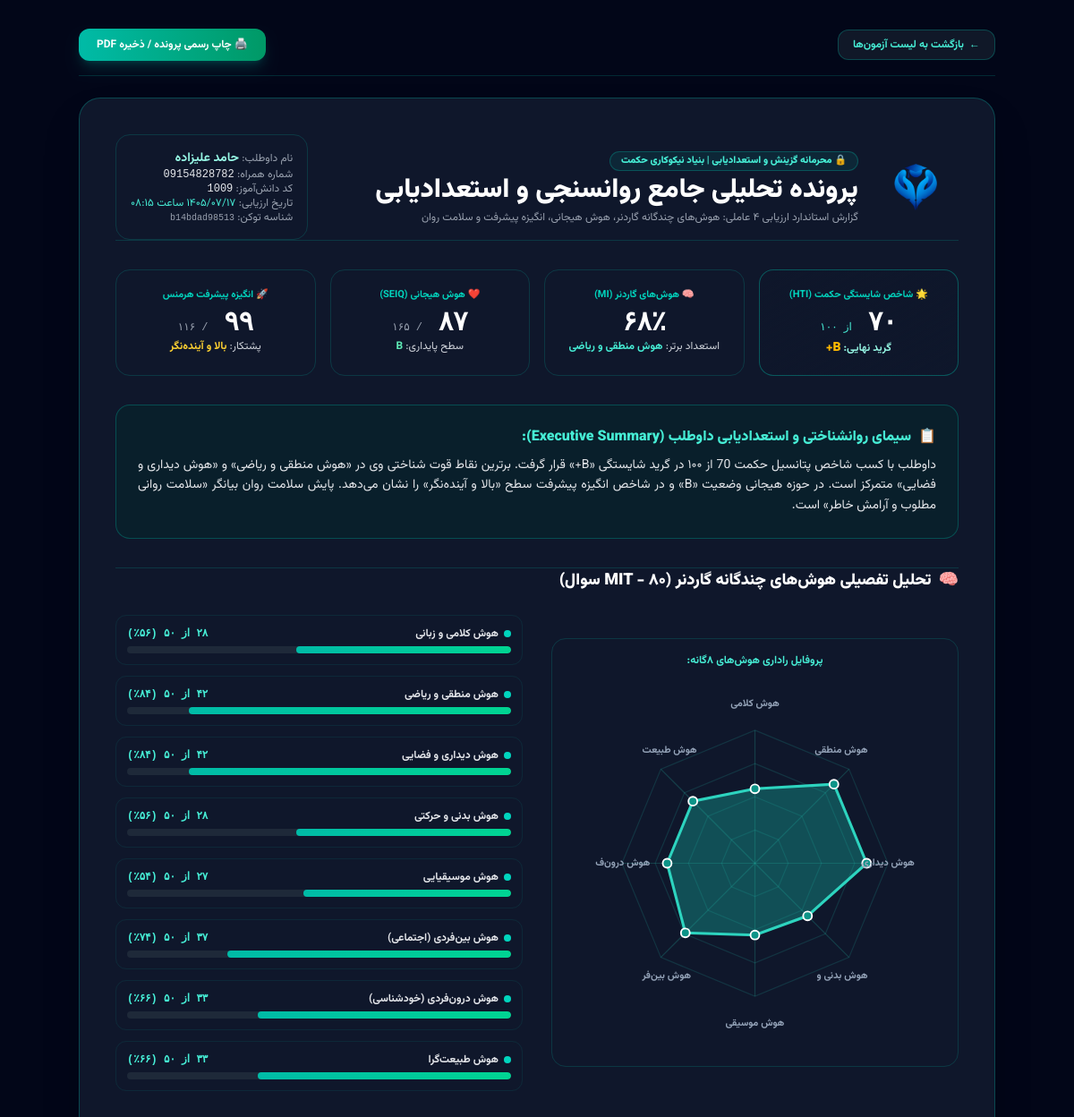
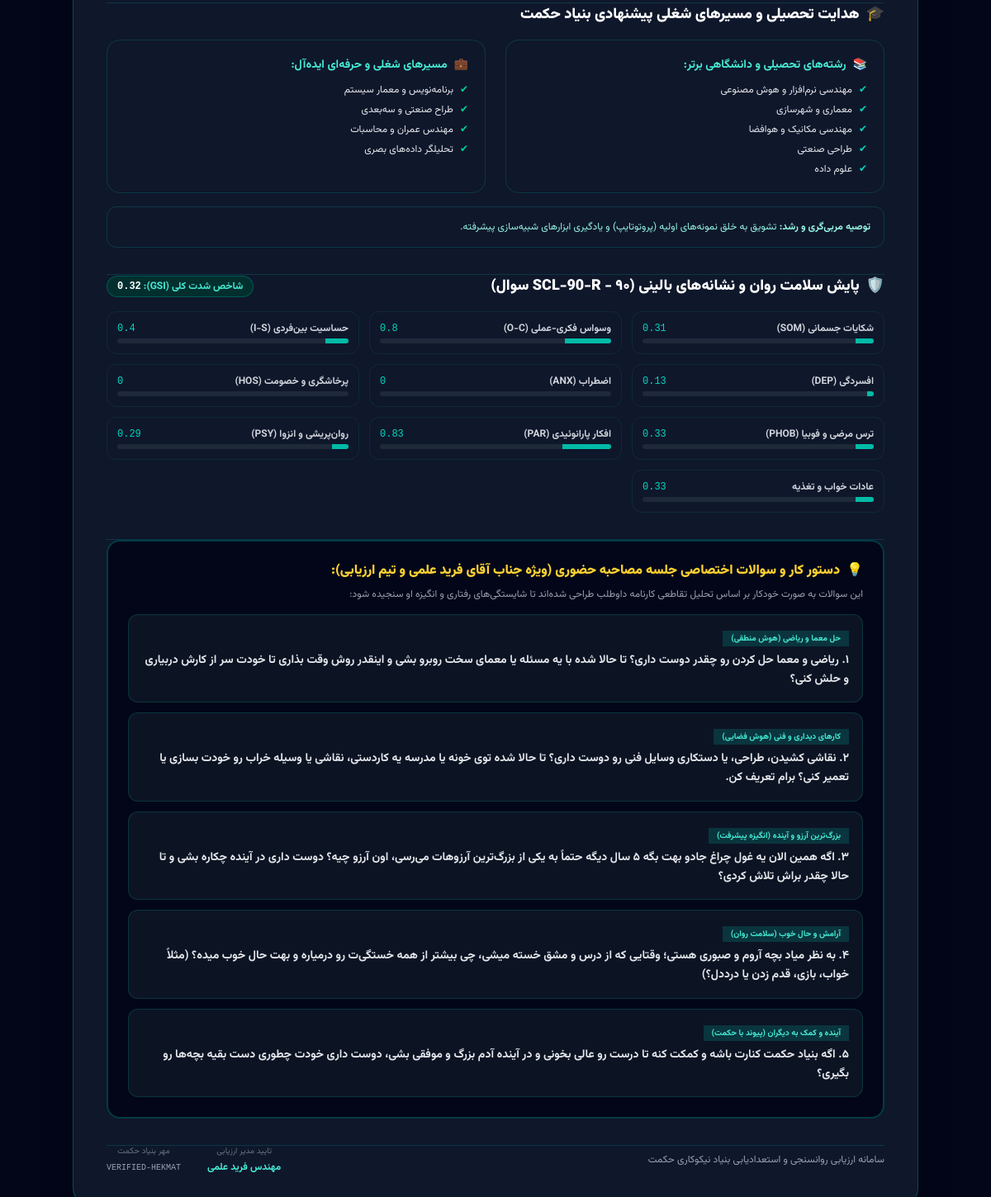
The app's page /interview-dossier.php?token=b14bdad98513 with its own data (2 pictures, top to bottom).
### tables this page shows
CREATE TABLE interview_tests (
    id INTEGER PRIMARY KEY AUTOINCREMENT,
    token TEXT UNIQUE NOT NULL,
    student_id INTEGER,
    candidate_name TEXT NOT NULL,
    mobile TEXT,
    national_id TEXT,
    test_type TEXT DEFAULT 'interview_battery',
    status TEXT DEFAULT 'pending',
    current_question INTEGER DEFAULT 0,
    answers_json TEXT DEFAULT '{}',
    scores_json TEXT DEFAULT '{}',
    total_time_spent INTEGER DEFAULT 0,
    started_at TEXT,
    completed_at TEXT,
    created_at DATETIME DEFAULT CURRENT_TIMESTAMP,
    FOREIGN KEY (student_id) REFERENCES students(id)
);

CREATE TABLE students (
            id INTEGER PRIMARY KEY AUTOINCREMENT,
            code TEXT UNIQUE,
            name TEXT,
            surname TEXT,
            national_id TEXT,
            phone TEXT,
            father_name TEXT,
            birthday TEXT,
            address TEXT,
            school TEXT,
            grade TEXT DEFAULT 'A',
            notes TEXT
        , photo_path TEXT, status TEXT DEFAULT 'active', mother_name TEXT, birth_place TEXT, field_of_study TEXT, guardian_phone TEXT, items_given TEXT, counselor TEXT, explanations TEXT, father_job TEXT, mother_job TEXT, account_number TEXT, avatar_url TEXT, alias_name TEXT, talents TEXT, dreams TEXT, bursary_eligible INTEGER DEFAULT 1, base_bursary INTEGER DEFAULT 20000000, computer_installment INTEGER DEFAULT 0, loan_installment INTEGER DEFAULT 0, other_deductions INTEGER DEFAULT 0, deductions_desc TEXT DEFAULT '', password TEXT, gender TEXT, language_class TEXT);

### interview-dossier.php (the view, shortened to what the rows shown need)
<?php
require_once 'includes/db.php';
require_once 'includes/auth.php';
$token = trim($_GET['token'] ?? '');
$test_id = intval($_GET['id'] ?? 0);
$student_id = intval($_GET['student_id'] ?? 0);
$test_record = null;
if (!empty($token)) {
    $stmt = $pdo->prepare("SELECT * FROM interview_tests WHERE token = ?");
    $stmt->execute([$token]);
    $test_record = $stmt->fetch(PDO::FETCH_ASSOC);
}
$test_type = $test_record['test_type'] ?: 'gardner_mit';
$scores = json_decode($test_record['scores_json'] ?: '{}', true);
$student_info = null;
if (!empty($test_record['student_id'])) {
    $st_stmt = $pdo->prepare("SELECT * FROM students WHERE id = ?");
    $st_stmt->execute([$test_record['student_id']]);
    $student_info = $st_stmt->fetch(PDO::FETCH_ASSOC);
}
$is_battery = ($test_type === 'comprehensive_battery') || isset($scores['is_battery']);
$gardner_scores = $is_battery ? ($scores['gardner'] ?? []) : ($test_type === 'gardner_mit' ? $scores : []);
$seiq_scores = $is_battery ? ($scores['seiq'] ?? []) : ($test_type === 'emotional_seiq' ? $scores : []);
$amq_scores = $is_battery ? ($scores['amq'] ?? []) : ($test_type === 'hermans_amq' ? $scores : []);
$scl90_scores = $is_battery ? ($scores['scl90'] ?? []) : ($test_type === 'scl90_mental' ? $scores : []);
?>
<!DOCTYPE html>
<html lang="fa-IR" dir="rtl">
<head>
    <link rel="stylesheet" href="/assets/tailwind.min.css">
</head>
<body class="bg-slate-950 text-gray-100 min-h-screen py-8 px-4 selection:bg-teal-500 selection:text-white">
    <main class="container mx-auto max-w-5xl">
        <div class="bg-slate-900 border border-teal-500/30 rounded-3xl p-6 md:p-10 shadow-2xl relative print-card">
            <div class="flex flex-col md:flex-row justify-between items-start md:items-center gap-6 border-b border-teal-500/20 pb-8 mb-8">
                <div class="flex items-center gap-4">
                    <div>
                        <h1 class="text-2xl md:text-3xl font-black text-white print-text-dark">
                            پرونده تحلیلی جامع روانسنجی و استعدادیابی
                        </h1>
                    </div>
                </div>
                <div class="bg-gray-950/80 border border-teal-500/20 rounded-2xl p-4 text-xs space-y-1.5 text-right w-full md:w-auto shrink-0">
                    <div><span class="text-gray-400">نام داوطلب:</span> <strong class="text-teal-200 text-sm"><?php echo htmlspecialchars($test_record['candidate_name']); ?></strong></div>
                    <?php if (!empty($test_record['mobile'])): ?>
                    <div><span class="text-gray-400">شماره همراه:</span> <span class="text-gray-200 font-mono"><?php echo htmlspecialchars($test_record['mobile']); ?></span></div>
                    <?php endif; ?>
                    <?php if ($student_info): ?>
                    <div><span class="text-gray-400">کد دانش‌آموز:</span> <span class="text-gray-200 font-mono"><?php echo $student_info['id']; ?></span></div>
                    <?php endif; ?>
                    <div><span class="text-gray-400">تاریخ ارزیابی:</span> <span class="text-teal-300"><?php echo formatJalaliDateTime($test_record['completed_at'] ?: $test_record['created_at']); ?></span></div>
                    <div><span class="text-gray-400">شناسه توکن:</span> <span class="text-gray-400 font-mono text-[10px]"><?php echo $test_record['token']; ?></span></div>
                </div>
            </div>
            <div class="grid grid-cols-2 md:grid-cols-4 gap-4 mb-8 text-center">
                <div class="bg-gradient-to-br from-teal-950 to-slate-900 border border-teal-500/40 p-5 rounded-2xl">
                    <div class="text-xs font-bold text-teal-200">
                        گرید نهایی: <span class="text-amber-400 font-black text-sm"><?php echo htmlspecialchars($scores['final_grade'] ?? $scores['grade'] ?? 'B'); ?></span>
                    </div>
                </div>
                <div class="bg-gray-950/70 border border-teal-500/20 p-5 rounded-2xl">
                    <span class="text-[11px] text-teal-400 font-bold block mb-1">🧠 هوش‌های گاردنر (MI)</span>
                    <div class="text-3xl font-black text-white font-mono my-1">
                        <?php
                        $g_pct = $gardner_scores['overall_percentage'] ?? 0;
                        echo toFarsiDigits($g_pct); ?>٪
                    </div>
                    <div class="text-xs text-gray-300 truncate">
                        استعداد برتر: <strong class="text-teal-300"><?php echo htmlspecialchars($gardner_scores['top_talents'][0]['title'] ?? '---'); ?></strong>
                    </div>
                </div>
                <div class="bg-gray-950/70 border border-teal-500/20 p-5 rounded-2xl">
                    <span class="text-[11px] text-teal-400 font-bold block mb-1">❤️ هوش هیجانی (SEIQ)</span>
                    <div class="text-3xl font-black text-white font-mono my-1">
                        <?php
                        $e_sc = $seiq_scores['total_score'] ?? 0;
                        echo toFarsiDigits($e_sc); ?> <span class="text-xs font-normal text-gray-400">/ ۱۶۵</span>
                    </div>
                    <div class="text-xs text-gray-300">
                        سطح پایداری: <strong class="text-emerald-300"><?php echo htmlspecialchars($seiq_scores['grade'] ?? 'B'); ?></strong>
                    </div>
                </div>
                <div class="bg-gray-950/70 border border-teal-500/20 p-5 rounded-2xl">
                    <div class="text-xs text-gray-300">
                        پشتکار: <strong class="text-amber-300"><?php echo htmlspecialchars($amq_scores['level'] ?? 'متوسط'); ?></strong>
                    </div>
                </div>
            </div>
            <div class="bg-teal-950/40 border border-teal-500/30 rounded-2xl p-6 mb-8 text-sm leading-relaxed text-justify">
                <h3 class="text-base font-black text-teal-300 mb-2 flex items-center gap-2">
                    <span>📋</span>
                    <span>سیمای روانشناختی و استعدادیابی داوطلب (Executive Summary):</span>
                </h3>
                <p class="text-gray-200">
                    <?php echo htmlspecialchars($scores['composite']['executive_summary'] ?? $scores['recommendation'] ?? 'اطلاعات کامل در پرونده ثبت شده است.'); ?>
                </p>
            </div>
            <?php if (!empty($scores['composite']['university_majors']) || !empty($scores['composite']['careers'])): ?>
            <div class="border-t border-teal-500/20 pt-8 mb-8">
                <h3 class="text-lg font-black text-white mb-4 flex items-center gap-2">
                    <span>🎓</span>
                    <span>هدایت تحصیلی و مسیرهای شغلی پیشنهادی بنیاد حکمت</span>
                </h3>
                <div class="grid grid-cols-1 md:grid-cols-2 gap-6">
                    <div class="bg-gray-950/60 border border-teal-500/20 rounded-2xl p-5">
                        <ul class="space-y-2 text-xs text-gray-200">
                            <?php foreach ($scores['composite']['university_majors'] as $major): ?>
                            <li class="flex items-center gap-2">
                                <span class="text-teal-400">✔</span>
                                <span><?php echo htmlspecialchars($major); ?></span>
                            </li>
                            <?php endforeach; ?>
                        </ul>
                    </div>
                    <div class="bg-gray-950/60 border border-teal-500/20 rounded-2xl p-5">
                        <ul class="space-y-2 text-xs text-gray-200">
                            <?php foreach ($scores['composite']['careers'] as $career): ?>
                            <li class="flex items-center gap-2">
                                <span class="text-emerald-400">✔</span>
                                <span><?php echo htmlspecialchars($career); ?></span>
                            </li>
                            <?php endforeach; ?>
                        </ul>
                    </div>
                </div>
                <?php if (!empty($scores['composite']['growth_advice'])): ?>
                <div class="mt-4 bg-teal-950/30 border border-teal-500/20 rounded-xl p-4 text-xs text-teal-200">
                    <strong>توصیه مربی‌گری و رشد:</strong> <?php echo htmlspecialchars($scores['composite']['growth_advice']); ?>
                </div>
                <?php endif; ?>
            </div>
            <?php endif; ?>
            <?php if (!empty($scl90_scores['dimensions'])): ?>
            <div class="border-t border-teal-500/20 pt-8 mb-8">
                <div class="flex items-center justify-between mb-4">
                    <h3 class="text-lg font-black text-white flex items-center gap-2">
                        <span>🛡️</span>
                        <span>پایش سلامت روان و نشانه‌های بالینی (SCL-90-R - ۹۰ سوال)</span>
                    </h3>
                    <div class="text-xs bg-teal-950 border border-teal-500/30 px-3 py-1 rounded-full text-teal-300 font-bold">
                        شاخص شدت کلی (GSI): <strong class="text-white font-mono"><?php echo $scl90_scores['gsi'] ?? 0; ?></strong>
                    </div>
                </div>
                <div class="grid grid-cols-2 md:grid-cols-3 gap-3">
                    <?php foreach ($scl90_scores['dimensions'] as $sk => $sdim): ?>
                    <div class="bg-gray-950/60 p-3 rounded-xl border border-teal-500/10 text-xs">
                        <div class="flex justify-between items-center mb-1">
                            <span class="text-gray-300 font-bold"><?php echo $sdim['title']; ?></span>
                            <span class="text-teal-400 font-mono"><?php echo $sdim['mean']; ?></span>
                        </div>
                        <div class="w-full bg-gray-800 h-1.5 rounded-full overflow-hidden">
                            <div class="bg-teal-500 h-full" style="width: <?php echo min(100, $sdim['percentage']); ?>%"></div>
                        </div>
                    </div>
                    <?php endforeach; ?>
                </div>
            </div>
            <?php endif; ?>
        </div>
    </main>
</body>
</html>

### records on screen
interview_tests: candidate_name "حامد علیزاده", mobile "09154828782", completed_at "۱۴۰۵/۰۷/۱۷ ساعت ۰۸:۱۵", token "b14bdad98513", scores_json "B+", toFarsiDigits($g_pct) "۶۸", test_type+scores_json "هوش منطقی و ریاضی", toFarsiDigits($e_sc) "۸۷", test_type+scores_json "B", test_type+scores_json "بالا و آینده‌نگر", scores_json "داوطلب با کسب شاخص پتانسیل حکمت 70 از ۱۰۰ در گرید شایستگی «B+» قرار گرفت. برترین نقاط قوت شناختی وی در «هوش منطقی و ریاضی» و «هوش دیداری و فضایی» متمرکز است. در حوزه هیجانی وضعیت «B» و در شاخص انگیزه پیشرفت سطح «بالا و آینده‌نگر» را نشان می‌دهد. پایش سلامت روان بیانگر «سلامت روانی مطلوب و آرامش خاطر» است.", scores_json "مهندسی نرم‌افزار و هوش مصنوعی", scores_json "معماری و شهرسازی", scores_json "مهندسی مکانیک و هوافضا", scores_json "طراحی صنعتی", scores_json "علوم داده", scores_json "برنامه‌نویس و معمار سیستم", scores_json "طراح صنعتی و سه‌بعدی", scores_json "مهندس عمران و محاسبات", scores_json "تحلیلگر داده‌های بصری", scores_json "تشویق به خلق نمونه‌های اولیه (پروتوتایپ) و یادگیری ابزارهای شبیه‌سازی پیشرفته.", test_type+scores_json "0.32"
students: id "1009"

### other values on screen
$short_title "هوش کلامی هوش منطقی هوش دیداری هوش بدنی و هوش موسیقی هوش بین‌فر هوش درون‌ف هوش طبیعت‌"
$dim['title'] "هوش کلامی و زبانی"
toFarsiDigits($dim['percentage']) "۵۶"
$dim['title'] "هوش منطقی و ریاضی"
toFarsiDigits($dim['percentage']) "۸۴"
$dim['title'] "هوش دیداری و فضایی"
$dim['title'] "هوش بدنی و حرکتی"
$dim['title'] "هوش موسیقیایی"
toFarsiDigits($dim['percentage']) "۵۴"
$dim['title'] "هوش بین‌فردی (اجتماعی)"
toFarsiDigits($dim['percentage']) "۷۴"
$dim['title'] "هوش درون‌فردی (خودشناسی)"
toFarsiDigits($dim['percentage']) "۶۶"
$dim['title'] "هوش طبیعت‌گرا"
$sdim['title'] "شکایات جسمانی (SOM)"
